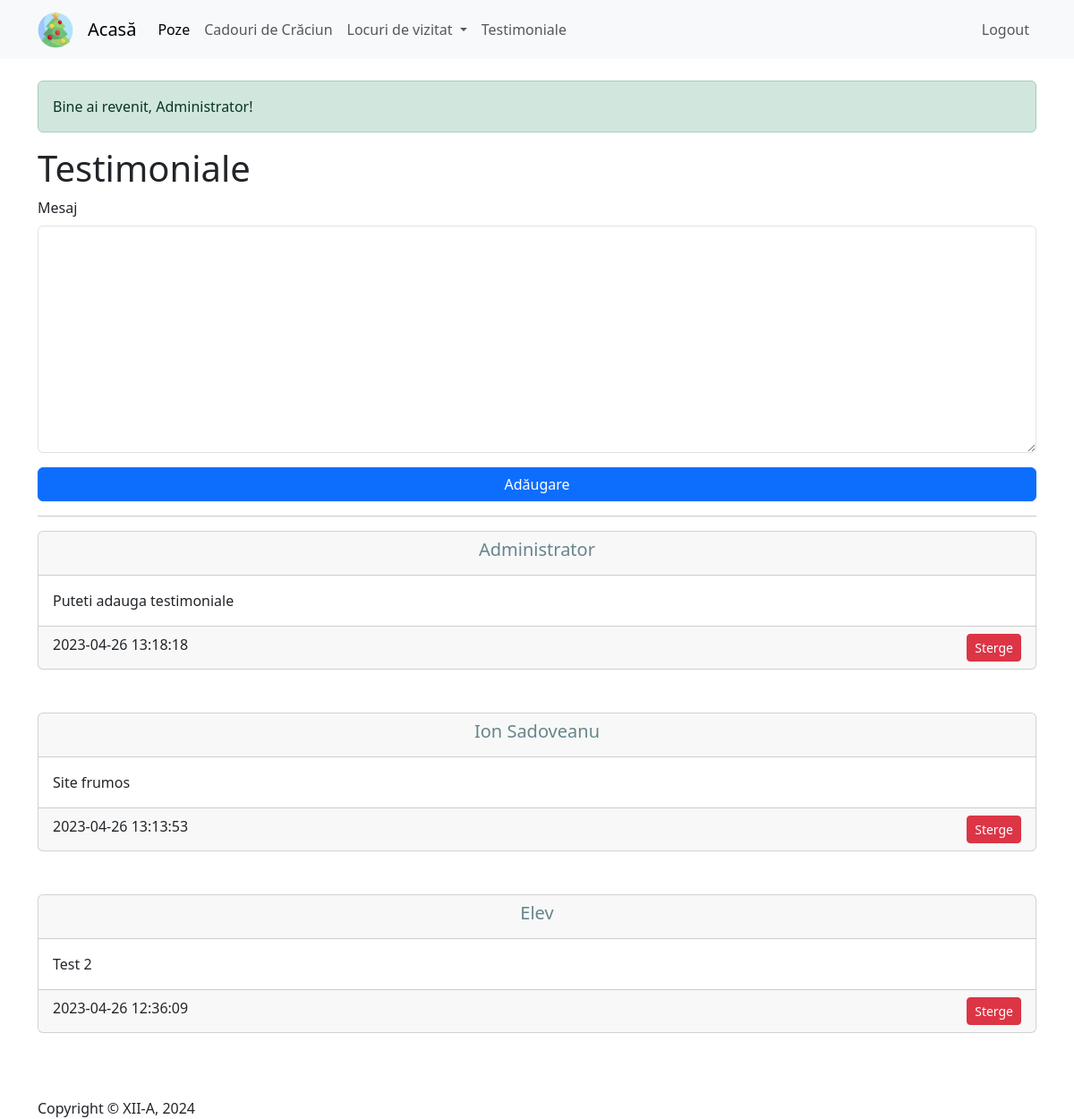
The app's page /?pagina=testimoniale (signed in) with its own data.
### tables this page shows
CREATE TABLE `testimoniale` (
  `cod` int(11) NOT NULL,
  `continut` text NOT NULL,
  `aprobat` int(1) NOT NULL DEFAULT 0,
  `data` timestamp NOT NULL DEFAULT current_timestamp(),
  `cod_utilizator` int(11) NOT NULL
);

CREATE TABLE `utilizatori` (
  `cod` int(11) NOT NULL,
  `nume_prenume` varchar(100) NOT NULL,
  `utilizator` varchar(100) NOT NULL,
  `parola` varchar(40) NOT NULL,
  `admin` int(1) NOT NULL DEFAULT 0
);

### pagini/p-testimoniale.php (the view, shortened to what this page needs)
<h1>
    Testimoniale
</h1>
<?php
    if (Login())
    {
        $testimoniale = ListaTestimoniale($_SESSION['user']['cod'], $_SESSION['user']['admin']);
?>
<form method="post">
    <div class="mb-3">
        <label class="form-label" for="continut">Mesaj</label>
        <textarea name="continut" id="continut" class="form-control" rows="10"></textarea>
    </div>
    <div class="mb-3">
        <button class="btn btn-primary col-12" type="submit">Adăugare</button>
    </div>
</form>
<?php
    }
    else
    {
        $testimoniale = ListaTestimoniale();
    }
?>
<hr>
<?php
    foreach($testimoniale as $T)
    {
        ?>
        <div class="card mb-5">
            <div class="card-header <?= !$T['aprobat'] ? "bg-info":"" ?>">
                <h5 class="card-title">
                    <?=$T['nume_prenume']?>
                </h5>
            </div>
            <div class="card-body">
                <?=nl2br( $T['continut'])?>
            </div>
            <div class="card-footer">
                <?=$T['data']?>
                <?php
                if (Login() && $_SESSION['user']['admin'])
                {
                ?>
                <div class="actiuni-testimonial">
                    <form method="POST">
                        <button class="btn btn-sm btn-danger" type="submit">Sterge</button>
                    </form>
                </div>
                <?php
                }
                ?>
            </div>
        </div>
        <?php
    }
?>

### style.css (style rules this page uses)
.card-title { color: #66858B; text-align: center; }
.actiuni-testimonial { float: right; }
.actiuni-testimonial form { float: left; margin-left: 10px; }

### records on screen
testimoniale: cod_utilizator.nume_prenume "Administrator", continut "Puteti adauga testimoniale", data "2023-04-26 13:18:18"
testimoniale: cod_utilizator.nume_prenume "Ion Sadoveanu", continut "Site frumos", data "2023-04-26 13:13:53"
testimoniale: cod_utilizator.nume_prenume "Elev", continut "Test 2", data "2023-04-26 12:36:09"

### other values on screen
$mesaj['mesaj'] "Bine ai revenit, Administrator!"
